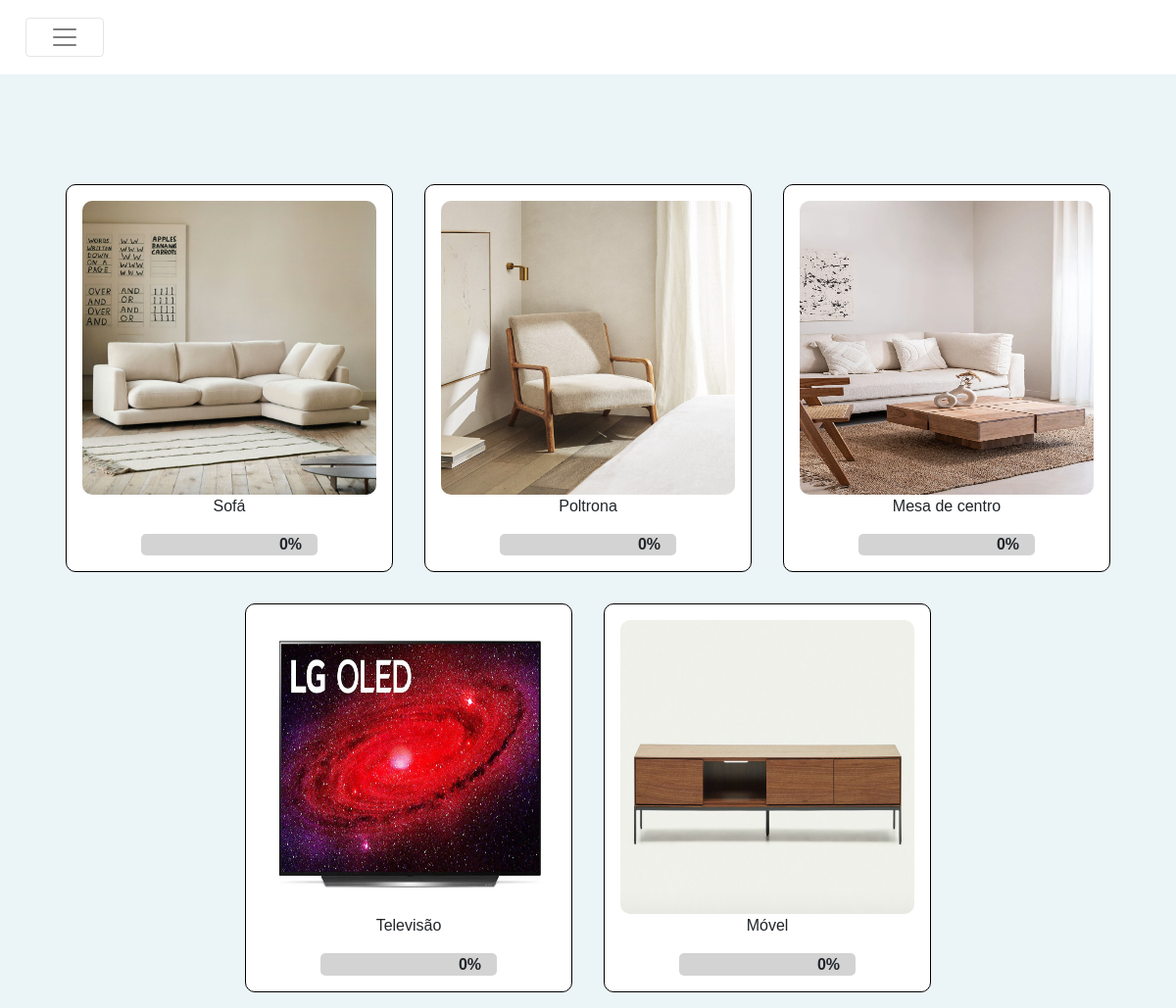
Screenshot of /honeymoon/all with the database file from the repository.
### margaridaealberto/models/products.py (models this page shows, shortened)
class Product(db.Model ,model.Model,model.Base):
    __tablename__ = 'products'
    __table_args__ = {'extend_existing': True}
    id = Column(Integer, primary_key=True)
    name = Column(String(80), unique=True, nullable=False)
    description = Column(Text)
    price = Column(Float)
    price_paid = Column(Float, default= 0.0)
    store = Column(Text)
    show_price = Column(Boolean, default=True)
    priority = Column(Integer, default=10)
    images = relationship('ProductImage', back_populates="product")
    contributions = relationship('Contribution', back_populates="product")
    def calculate_percentage(self):
        if self.price:
            ratio = (self.price_paid/self.price)
            return ratio * 100 if ratio <=1 else 100
        else:
            return 0.0
    def missing_value(self):
        return self.price - self.price_paid if self.price >= self.price_paid else 0
    def is_paid(self):
        return False if self.missing_value()>0 else True

### margaridaealberto/models/product_images.py (models this page shows)
class ProductImage(db.Model ,model.Model,model.Base):
    __tablename__ = 'product_images'
    __table_args__ = {'extend_existing': True}
    id = Column(Integer, primary_key=True)
    path = Column(Text)
    product_id = Column(Integer, ForeignKey('products.id'))
    product = relationship('Product', back_populates="images")

### margaridaealberto/modules/honeymoon.py (the view)
@bp.route('/all', methods=('GET', 'POST'))
@bp.route('/all/<update>', methods=('GET', 'POST'))
def all(update=None):
    products = Product.query.filter_by(show_price=True).all()
    if update == 'update':
        for product in products:
            product.update_price_paid()
    products_paid = [product for product in products if product.is_paid()]
    products = [product for product in products if not product.is_paid()]
    return render_template('honeymoon/all.html',products=products,products_paid=products_paid)

### margaridaealberto/templates/honeymoon/all.html (shortened to what this page needs)
{% extends 'layout.html' %}
{% import 'macros/products.html' as products_macro %}
{% block content %}
<div class="products_background">
  {% for product in products %}
    {{products_macro.honeymoon_card(product)}}
  {% endfor %}
</div>
{% endblock %}

### margaridaealberto/templates/macros/products.html (shortened to what this page needs)
{% macro card(product) %}
{% import 'macros/progress_bar.html' as progress_bar %}
{% endmacro %}
{% macro card_paid(product) %}
{% import 'macros/progress_bar.html' as progress_bar %}
{% endmacro %}
{% macro honeymoon_card(product) %}
{% import 'macros/progress_bar.html' as progress_bar %}
<div class="product_card productSliddingDivs">
    <a href="{{url_for('honeymoon.product',product_id=product.id)}}">
        {% if product.images %}
        <img src="{{url_for('static',filename=product.images[0].path)}}" alt="Imagem da Peça">
        {% else %}
        <img src="{{url_for('static',filename='images/products/no_product.jpg')}}" alt="Imagem da Peça">
        {% endif %}
        <div>
            <p>{{product.name}}</p>
            {{progress_bar.progress_bar(product.calculate_percentage()|int)}}
        </div>
    </a>
</div>
{% endmacro %}
{% macro honeymoon_card_paid(product) %}
{% import 'macros/progress_bar.html' as progress_bar %}
{% endmacro %}

### margaridaealberto/static/style/styles.css (style rules this page uses)
a, a:hover, a:focus, a:active { text-decoration: none; color: inherit; }
body, html { margin: 0; overflow-x: auto; text-align: center; height: 100%; width: 100%; font-family: 'Trebuchet MS', sans-serif; }
.products_background { background-color: rgb(179, 212,224); box-shadow: inset 0 0 0 1000px rgb(255 255 255 / 74%); min-height:100%; background-position: 50% 58%; background-repeat: no-repeat; background-size: cover; background-attachment:scroll; display: flex; justify-content: center; flex-wrap: wrap; padding-top: 6rem; }
.product_card img { width:300px; height: 300px; border-radius: 10px; }
.product_card { padding: 1rem; margin: 1rem; background-color: rgba(255,255,255,1); border: 1px solid black; border-radius: 10px; }
.productSliddingDivs { transition: 2.5s all ease; opacity: 0; }
.productSliddingDivs:nth-of-type(odd).show, .productSliddingDivs.show { opacity: 1; }
.progressBar { height: 1.4rem; background-color: lightgray; border-radius: 5px; }
.progressBar-zero { height: 100%; display: flex; justify-content: flex-end; align-items: center; font-size: 1rem; margin-right: 1rem; }
.progressBarContainer { width: 60%; margin-right: 20%; margin-left: 20%; }

### rows the page displays
Product: path (picture), name "Sofá", progress_bar "0%"
Product: path (picture), name "Poltrona", progress_bar "0%"
Product: path (picture), name "Mesa de centro", progress_bar "0%"
Product: path (picture), name "Televisão", progress_bar "0%"
Product: path (picture), name "Móvel", progress_bar "0%"
